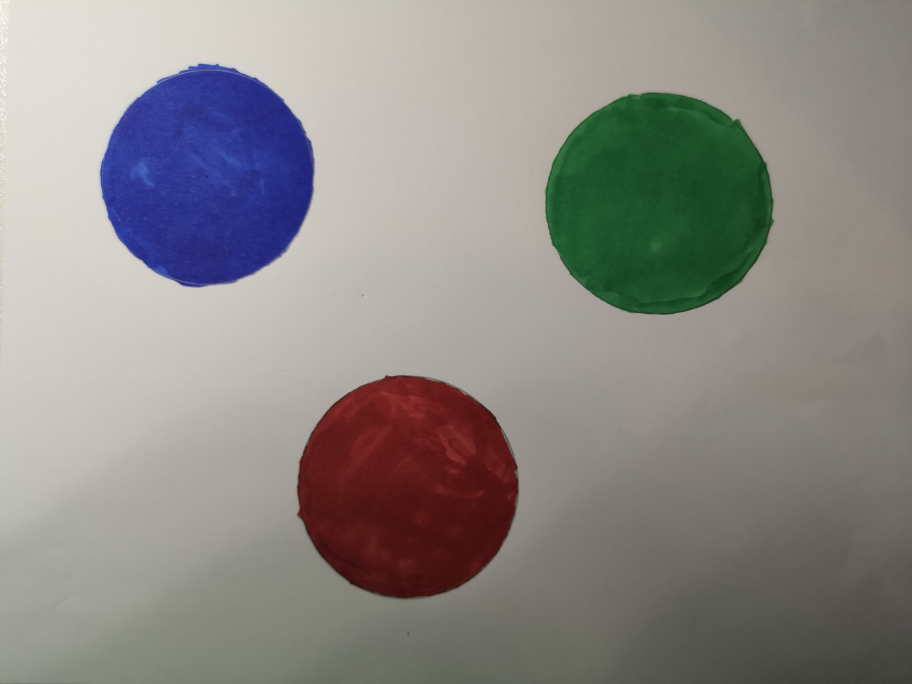
#> input picture computer vision/Second_trials_square/3colorcircle.jpg, 3648 x 2736 px (shown at 1/4 size)
$ python circles.py
#> lines starting #> are read from the running program, lines starting #| are printed output that depends on the picture
import numpy as np
import cv2 as cv

img = cv.imread('3colorcircle.jpg')
#> img is the input picture: shape (2736, 3648, 3); mean B, G, R 133.7, 137.3, 140.5
edge = cv.Canny(img,75,150)
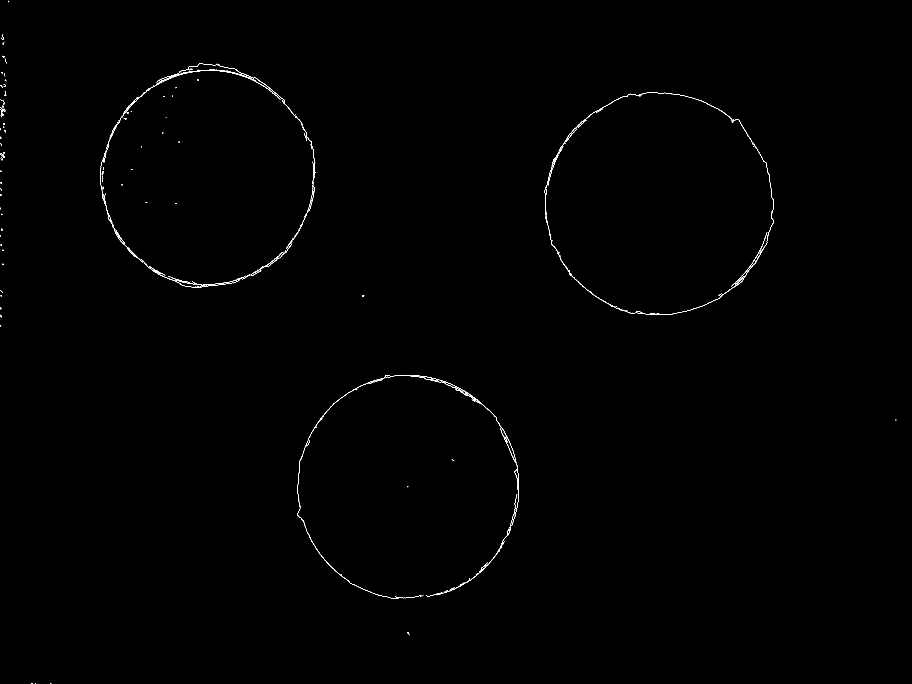
#> edge: shape (2736, 3648) (shown at 1/4 size); 0.17% white in thin lines or dots


circles = cv.HoughCircles(edge,cv.HOUGH_GRADIENT,1,250,param1=100,param2=30,minRadius=250,maxRadius=500)
#> circles = [[836.5, 709.5, 426.9], [1631.5, 1948.5, 443.3], [2629.5, 815.5, 445.2]]

circles = np.uint16(np.around(circles))
#> circles = [[836, 710, 427], [1632, 1948, 443], [2630, 816, 445]]

for i in circles[0,:]:
   # draw the outer circle
   cv.circle(img,(i[0],i[1]),i[2],(0,255,0),2)
   # draw the center of the circle
   cv.circle(img,(i[0],i[1]),2,(0,0,255),3)
   print(img[i[0],i[1]])
#> this loop made 3 passes
#| [140  50  43]
#| [149 156 159]
#| [120 131 128]

cv.imwrite("HoughCircles_3colorcircle.jpg", img)
